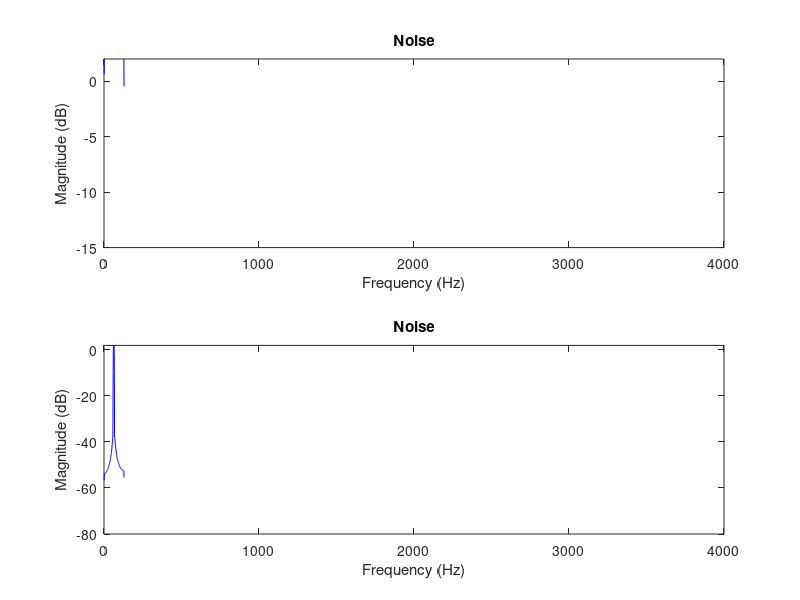

Recreate this plot in MATLAB.
%{
~~~~~~~~~~~~~~~~~~~~~~~~~~~~~~~~~~~~~~
FIR Filter Design
    - Mitchel Pigsley
    - Center Frequency: 7746
    - Bandwidth: 658
    - Stop Band Attenuation: 50dB
    - Passband Ripple: 1dB
~~~~~~~~~~~~~~~~~~~~~~~~~~~~~~~~~~~~~~
%}

% Global Variables
Fs = 32e3;
fc = 7746;
bw = 658;
ripple = 1;
sbAtten = 50;
fp1 = fc - bw/2;
fp2 = fc + bw/2;
fs1 = fp1 - bw/4;
fs2 = fp2 + bw/4;
N = 512;
Wn = [2*(fp1-57)/Fs,2*(fp2+57)/Fs];
T = 0.03;
t = 0:(1/Fs):T;

%{
~~~~~~~~~~~~~~~~~~~~~~~~~~~~~~~~~~~~~~
DESIGN FILTER
    - Create bandpass filter
    - Create filter bounds based on 
        constraints
    - Plot Filter Magnitude with 
        Bounds
    - Plot Phase Phase
~~~~~~~~~~~~~~~~~~~~~~~~~~~~~~~~~~~~~~
%}

% Create bandpass filter
filt_coef = fir1(N,Wn,'bandpass');
[H_mag_coef,f1] = freqz(filt_coef,1,2^10,Fs);
[H_phase_coef,f2] = phasez(filt_coef,1,2^10,Fs);

% Create Filter Bounds
f_stop_left = [0,fs1,fs1];
mag_stop_left = [-sbAtten,-sbAtten,0];
f_stop_right = [fs2,fs2,2*fc];
mag_stop_right = [0,-sbAtten,-sbAtten];
f_pass_bottom = [fp1,fp1,fp2,fp2];
mag_pass_bottom = [-sbAtten,-ripple,-ripple,-sbAtten];
f_pass_mid = [fp1,fp2];
mag_pass_mid = [0,0];
f_pass_top = [fp1,fp2];
mag_pass_top = [ripple,ripple];

% Plot Filter Magnitude
subplot(2,1,1);
plot(f_stop_left,mag_stop_left,'r', ...
    f_stop_right,mag_stop_right,'r', ...
    f_pass_bottom,mag_pass_bottom,'g', ...
    f_pass_mid,mag_pass_mid,'g', ...
    f_pass_top,mag_pass_top,'g', ...
    f1,20*log10(abs(H_mag_coef)),'b');
axis([fs1 - 200,fs2 + 200,-sbAtten-20,ripple+1]);
title('Filter Magnitude (N = 512)');
xlabel('Frequency (Hz)');
ylabel('Magnitude (dB)');

% Plot Filter Phase
subplot(2,1,2);
plot(f2,H_phase_coef,'b');
axis([fs1 - 200,fs2 + 200,-60,5]);
title('Filter Phase (N = 512)');
xlabel('Frequency (Hz)');
ylabel('Phase (Degrees)');

pause

%{
~~~~~~~~~~~~~~~~~~~~~~~~~~~~~~~~~~~~~~
FILTER PERFORMANCE EVALUATION
    - Create three input sinusoids
        in stop bands and pass band
    - Filter those signals
    - Create Time Domain Magnitude 
        Bounds Corresponding to 
        Original
    - Plot time until steady state
    - Plot Filtered Signals in Steady 
        State
~~~~~~~~~~~~~~~~~~~~~~~~~~~~~~~~~~~~~~
%}

% Create three input sinusoids in stop bands and pass band
sig1 = cos(2*pi*fs1*t);
sig2 = cos(2*pi*fc*t);
sig3 = cos(2*pi*fs2*t); 

% Filter those signals
filt1 = filter(filt_coef,1,sig1);
filt2 = filter(filt_coef,1,sig2);
filt3 = filter(filt_coef,1,sig3);

% Create Time Domain Magnitude Bounds Corresponding to Original
orig_upper_bound_t = [0,T];
orig_upper_bound_mag = [1,1];
orig_lower_bound_t = [0,T];
orig_lower_bound_mag = [-1,-1];

% Plot time until steady state
subplot(3,1,1);
plot(orig_upper_bound_t,orig_upper_bound_mag,'r',...
    orig_lower_bound_t,orig_lower_bound_mag,'r',...
    t,filt1,'b');
axis([0,0.016,-1.1,1.1]);
title('Filtered Signal in Lower Stop Band (7253 Hz)');
xlabel('Time (s)');
ylabel('Magnitude (V)');

subplot(3,1,2);
plot(orig_upper_bound_t,orig_upper_bound_mag,'r',...
    orig_lower_bound_t,orig_lower_bound_mag,'r',...
    t,filt2,'b');
axis([0,0.016,-1.1,1.1]);
title('Filtered Signal in Pass Band (7746 Hz)');
xlabel('Time (s)');
ylabel('Magnitude (V)');

subplot(3,1,3);
plot(orig_upper_bound_t,orig_upper_bound_mag,'r',...
    orig_lower_bound_t,orig_lower_bound_mag,'r',...
    t,filt3,'b');
axis([0,0.016,-1.1,1.1]);
title('Filtered Signal in Upper Stop Band (8240 Hz)');
xlabel('Time (s)');
ylabel('Magnitude (V)');

pause

% Plot Filtered Signals in Steady State
subplot(3,1,1);
plot(orig_upper_bound_t,orig_upper_bound_mag,'r',...
    orig_lower_bound_t,orig_lower_bound_mag,'r',...
    t,filt1,'b');
axis([.02,0.03,-1.1,1.1]);
title('Filtered Signal in Lower Stop Band (7253 Hz)');
xlabel('Time (s)');
ylabel('Magnitude (V)');

subplot(3,1,2);
plot(orig_upper_bound_t,orig_upper_bound_mag,'r',...
    orig_lower_bound_t,orig_lower_bound_mag,'r',...
    t,filt2,'b');
axis([.02,0.03,-1.1,1.1]);
title('Filtered Signal in Pass Band (7746 Hz)');
xlabel('Time (s)');
ylabel('Magnitude (V)');

subplot(3,1,3);
plot(orig_upper_bound_t,orig_upper_bound_mag,'r',...
    orig_lower_bound_t,orig_lower_bound_mag,'r',...
    t,filt3,'b');
axis([.02,0.03,-1.1,1.1]);
title('Filtered Signal in Upper Stop Band (8240 Hz)');
xlabel('Time (s)');
ylabel('Magnitude (V)');

pause 

%{
~~~~~~~~~~~~~~~~~~~~~~~~~~~~~~~~~~~~~~
FILTER IMPULSE RESPONSE
    - Create impulse response
    - Plot impulse response at 
        different zoom distances
~~~~~~~~~~~~~~~~~~~~~~~~~~~~~~~~~~~~~~
%}

% Create impulse response
[h,ht] = impz(filt_coef,1,2^10,Fs);

% Plot impulse response
subplot(2,1,1);
plot(ht,h,'b');
axis([0,0.016,-0.05,0.05]);
title('Impulse Response of Filter');
xlabel('Time (s)');
ylabel('Magnitude (V)');

subplot(2,1,2);
plot(ht,h,'b');
axis([0.004,0.012,-0.05,0.05]);
title('Impulse Response of Filter');
xlabel('Time (s)');
ylabel('Magnitude (V)');

pause

%{
~~~~~~~~~~~~~~~~~~~~~~~~~~~~~~~~~~~~~~
Filter Effect on White Noise
    - Create signal of white noise
    - Filter noise
    - Plot noise before and after 
        filter
~~~~~~~~~~~~~~~~~~~~~~~~~~~~~~~~~~~~~~
%}

% Create white noise signal
n = randn(Fs,1); 

% Filter Noise
filtNoise = filter(filt_coef,1,n);

% Plot noise before and after filter
subplot(2,1,1);
plot(10*log10(pwelch(n)),'b');
axis([0,4000,-15,ripple+1]);
title('Noise');
xlabel('Frequency (Hz)');
ylabel('Magnitude (dB)');

subplot(2,1,2);
plot(10*log10(pwelch(filtNoise)),'b');
axis([0,4000,-80,ripple+1]);
title('Noise');
xlabel('Frequency (Hz)');
ylabel('Magnitude (dB)');